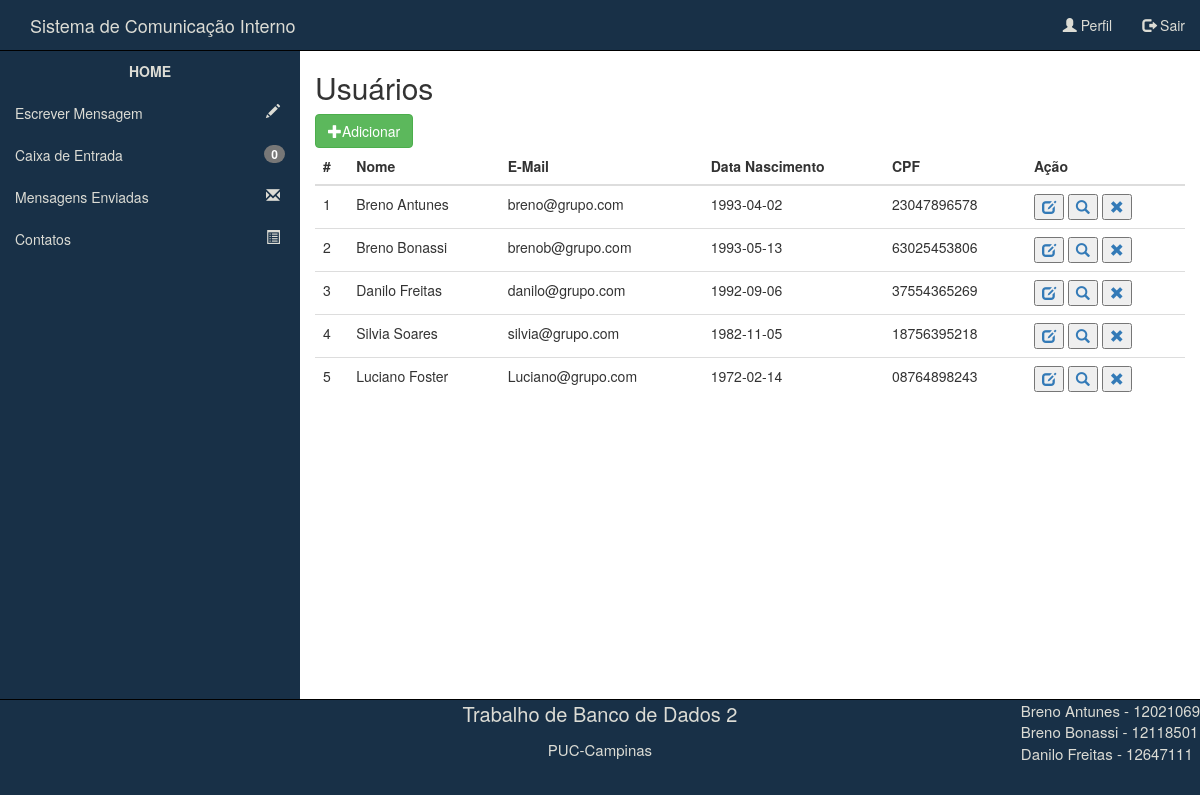
The app's page /Usuario/gridUsuario.php, older data.
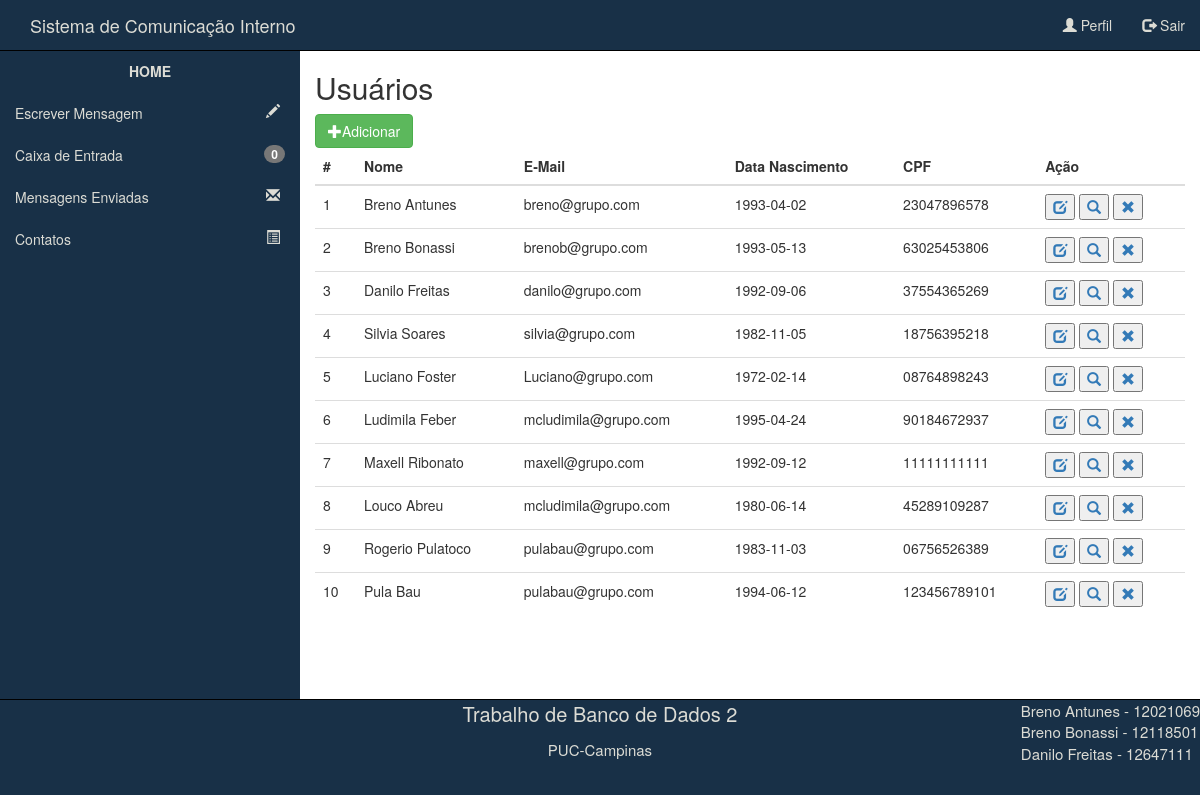
The same page, newer data.
### tables this page shows
CREATE TABLE IF NOT EXISTS `USUARIO` (
  `id_pessoa` int(11) NOT NULL,
  `nome` varchar(60) NOT NULL,
  `cpf` varchar(14) NOT NULL,
  `data_nascimento` date NOT NULL,
  `email` varchar(75) NOT NULL,
  `senha` varchar(15) NOT NULL,
  `departamento` int(11) NOT NULL,
  `perfil` int(11) NOT NULL
);

### Usuario/gridUsuario.php (the view, shortened to what this page needs)
<?php
  		$idUsuario = $_SESSION['id'];
		$consultaMsg = mysql_query("SELECT * FROM MENSAGEM WHERE destinatario='$idUsuario' AND lida = 0") or die(mysql_error());
		$msgsNaoLidas = mysql_num_rows($consultaMsg);
?>
<!DOCTYPE html>
<html lang="pt-br">
<head>
	<link rel="stylesheet" href="../css/bootstrap.css">
	<link rel="stylesheet" href="../css/estilo.css">
	<link rel="stylesheet" href="../css/menuTopoEstilo.css">
	<link rel="stylesheet" href="../css/menuLateralEstilo.css">
</head>
<body>
	<nav class="navbav navbar-default menuSuperior">
		<div class="container-fluid">
			<div class="navbar-header">
				<a class="navbar-brand" id="tituloTopo" href="../index.php">Sistema de Comunicação Interno</a>
			</div>
			<ul class="nav navbar-nav navbar-right">
				<li><a id="opcaoMenuSuperior1" href="../perfil.php"><span class="glyphicon glyphicon-user"></span> Perfil</a></li>
				<li><a id="opcaoMenuSuperior2" href="../login.php"><span class="glyphicon glyphicon-log-out"></span> Sair</a></li>
			</ul>
		</div>
	</nav>
	<div class="container-fluid principal">
		<div class="row linhaPrincipal">
			<nav class="col-md-3 menuLateral">
				<ul class="nav nav-pulls nav-stacked">
						<li>
							<a href="../index.php" id="opcaoMenuLateral0">HOME</a>
						</li>
					    <li>
	                        <a href="../escreverMensagem.php?&go=enviar" id="opcaoMenuLateral1">Escrever Mensagem <span class="glyphicon glyphicon-pencil pull-right icones"></span></a>
	                    </li>
	                    <li>
	                        <a href="../mensagensRecebidas.php" id="opcaoMenuLateral2">Caixa de Entrada <span class="badge pull-right"><?php echo $msgsNaoLidas; ?></span></a>
	                    </li>
	                    <li>
	                        <a href="../mensagensEnviadas.php" id="opcaoMenuLateral3">Mensagens Enviadas <span class="glyphicon glyphicon-envelope pull-right icones"></span></a>
	                    </li>
	                    <li>
	                        <a href="../contatos.php" id="opcaoMenuLateral4">Contatos <span class="glyphicon glyphicon-list-alt pull-right icones"></span></a>
	                    </li>
	                </ul>
			</nav>
			<section class="col-md-9 conteudo">
				<h2>Usuários</h2>
				<div class="form-group">
					<a class="btn btn-success pull-left" href="createUsuario.php"><span class="glyphicon glyphicon-plus"></span>Adicionar</a>
					<table class="table table-hover">
						<thead>
							<th>#</th>
							<th>Nome</th>
							<th>E-Mail</th>
							<th>Data Nascimento</th>
							<th>CPF</th>
							<th>Ação</th>
						</thead>
						<tbody>
								<?php
									$sql = mysql_query("SELECT * FROM USUARIO ORDER BY id_pessoa");
									$numrows = mysql_num_rows($sql);
									if ($numrows<=0){
										echo "<td colspan='6'>Não existem usuários cadastrados !</td>";
									}else{
										while($linha = mysql_fetch_assoc($sql)){
											echo "<tr onclick='location.href = '../login.php'' class='tabelaClicavel' >";
											echo "<td>" . $linha['id_pessoa'] . "</td>";
											echo "<td>" . $linha['nome'] . "</td>";
											echo "<td>" . $linha['email'] . "</td>";
											echo "<td>" . $linha['data_nascimento'] . "</td>";
											echo "<td>" . $linha['cpf'] . "</td>";
											echo "<td>
													<button><a href='editarUsuario.php?go=editaUsuario&id=" . $linha['id_pessoa'] . "'><span class = 'glyphicon glyphicon-edit'></span></a></button>
													<button><a href='#'><span class = 'glyphicon glyphicon-search'></span></a></button>
													<button><a href='deletarUsuario.php?id=" . $linha['id_pessoa'] . "' onclick='return confirmacao()'><span class = 'glyphicon glyphicon-remove'></span></a></button>
												</td>";
											echo "</tr>";
										}
									}
								?>
						</tbody>
					</table>
				</div>
			</section>
		</div>
	</div>
	<div class="container-fluid rodape">
		<footer class="row">
			<div class="col-md-4 conteudoRodape">
			</div>
			<div class="col-md-4 conteudoRodape">
				<p style="font-size:20px">Trabalho de Banco de Dados 2</p>
				<p style="font-size:15px">PUC-Campinas</p>
			</div>
			<div class="col-md-4 conteudoRodape">
				<p class="pull-right text-left"style="font-size:15px">Breno Antunes - 12021069 <br>Breno Bonassi - 12118501 <br>Danilo Freitas - 12647111 </p>
			</div>
		</footer>
	</div>
</body>
</html>

### css/estilo.css (style rules this page uses)
html, body { height: 100%; overflow-x: hidden; overflow-y: auto; }
.principal { height: 81%; }
.linhaPrincipal { height: 100%; }
.conteudo { height: 100%; }
.rodape { height: 12%; background-color: #183047; border-top:1px solid black; overflow-y: auto; }
.conteudoRodape { padding: 0; color: #DCDCD5; text-align: center; }

### css/menuTopoEstilo.css (style rules this page uses)
.menuSuperior { background-color: #183047; border-bottom: 1px solid black; }
#tituloTopo { color: #DCDCD5; }
#opcaoMenuSuperior1 { color: #DCDCD5; }
#opcaoMenuSuperior2 { color: #DCDCD5; }

### css/menuLateralEstilo.css (style rules this page uses)
.menuLateral { padding: 0px; background-color: #183047; height: 100%; }
#opcaoMenuLateral0 { color: #DCDCD5; text-align: center; font-weight: bold; height: 40px; }
#opcaoMenuLateral1 { color: #DCDCD5; }
#opcaoMenuLateral2 { color: #DCDCD5; }
#opcaoMenuLateral3 { color: #DCDCD5; }
#opcaoMenuLateral4 { color: #DCDCD5; }
span.icones { padding-right: 5px; }

Row changes from the older to the newer data that the page shows:
added usuario: id_pessoa "6", nome "Ludimila Feber", email "mcludimila@grupo.com", data_nascimento "1995-04-24", cpf "90184672937"
added usuario: id_pessoa "7", nome "Maxell Ribonato", email "maxell@grupo.com", data_nascimento "1992-09-12", cpf "11111111111"
added usuario: id_pessoa "8", nome "Louco Abreu", email "mcludimila@grupo.com", data_nascimento "1980-06-14", cpf "45289109287"
added usuario: id_pessoa "9", nome "Rogerio Pulatoco", email "pulabau@grupo.com", data_nascimento "1983-11-03", cpf "06756526389"
added usuario: id_pessoa "10", nome "Pula Bau", email "pulabau@grupo.com", data_nascimento "1994-06-12", cpf "123456789101"
